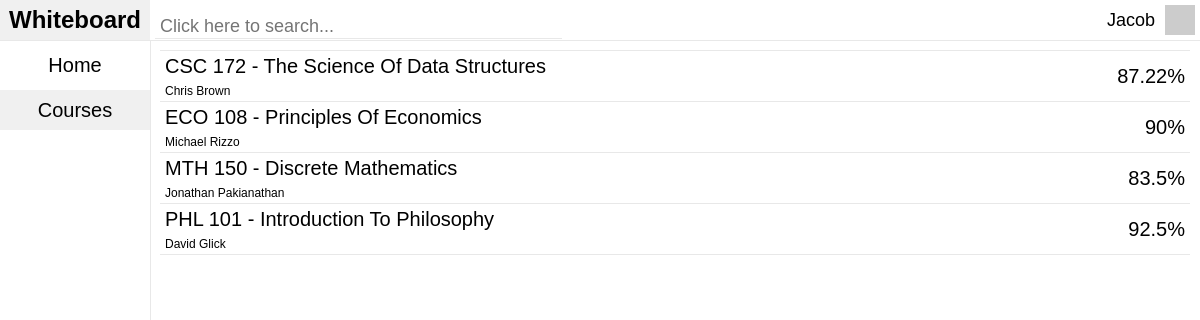
The app's page /site/courses.php (signed in) with its own data.
### tables this page shows
CREATE TABLE IF NOT EXISTS `sectionStudents` (
  `sectionStudentID` int(10) unsigned NOT NULL AUTO_INCREMENT,
  `is_active` tinyint(1) NOT NULL,
  `userID` int(10) unsigned NOT NULL,
  `sectionID` int(10) unsigned NOT NULL,
  `is_pass_fail` tinyint(1) NOT NULL,
  `is_satisfactory_fail` tinyint(1) NOT NULL,
  `is_no_credit` tinyint(1) NOT NULL,
  PRIMARY KEY (`sectionStudentID`,`userID`,`sectionID`),
  KEY `fk_sectionStudents_users1_idx` (`userID`),
  KEY `fk_sectionStudents_sections1_idx` (`sectionID`)
);

CREATE TABLE IF NOT EXISTS `courses` (
  `courseID` int(10) unsigned NOT NULL AUTO_INCREMENT,
  `school` varchar(64) NOT NULL,
  `department` char(3) NOT NULL,
  `number` smallint(3) unsigned NOT NULL,
  `type` enum('MAIN_COURSE','LAB','RECITATION','WORKSHOP') NOT NULL,
  `title` varchar(64) NOT NULL,
  `description` text NOT NULL,
  `credits` decimal(2,1) unsigned NOT NULL,
  `requirements` text,
  `clusters` text COMMENT 'This should be removed and expanded into a whole tables, but for now we''re not dealing with clusters and just leaving them as text.',
  `prerequisites` text,
  `cross_listed` text,
  PRIMARY KEY (`courseID`),
  UNIQUE KEY `courseID_UNIQUE` (`courseID`)
);

CREATE TABLE IF NOT EXISTS `users` (
  `userID` int(10) unsigned NOT NULL AUTO_INCREMENT,
  `type` enum('STUDENT','TEACHER','ADMIN') NOT NULL,
  `username` varchar(64) NOT NULL,
  `password_hash` char(255) NOT NULL,
  `email` varchar(64) NOT NULL,
  `activation_hash` char(40) DEFAULT NULL,
  `is_active` tinyint(1) DEFAULT NULL COMMENT 'NULL = is banned',
  `password_reset_hash` char(40) DEFAULT NULL,
  `password_reset_time` int(10) unsigned DEFAULT NULL,
  `rememberme_token` char(64) DEFAULT NULL,
  `failed_logins` tinyint(3) unsigned NOT NULL DEFAULT '0' COMMENT 'Ban them after 255 failed logins',
  `last_failed_login_time` int(10) unsigned DEFAULT NULL,
  `registration_ip` varchar(39) DEFAULT NULL COMMENT 'Might remove this',
  `name_first` varchar(64) NOT NULL,
  `name_last` varchar(64) NOT NULL,
  `name_suffix` varchar(10) NOT NULL,
  `expected_graduation` smallint(5) unsigned DEFAULT NULL,
  `birth_year` smallint(6) NOT NULL,
  `birth_day` tinyint(2) DEFAULT NULL,
  `birth_month` tinyint(2) unsigned DEFAULT NULL,
  `registration_time` int(10) unsigned NOT NULL,
  PRIMARY KEY (`userID`)
);

CREATE TABLE IF NOT EXISTS `sectionGrades` (
  `sectionGradeID` int(10) unsigned NOT NULL AUTO_INCREMENT,
  `sectionID` int(10) unsigned NOT NULL,
  `userID` int(10) unsigned NOT NULL,
  `grade` text,
  `finalized` tinyint(1) NOT NULL DEFAULT '0',
  PRIMARY KEY (`sectionGradeID`)
);

### site/classes/Login.php (called while the page is built, shortened)
<?php
class Login
{
	public $db_connection = null;
	private $type = "";
	private $user_is_logged_in = false;
	public function databaseConnection()
	{
		if ($this->db_connection != null) {
			return true;
		} else {
			try {
				$this->db_connection = new PDO('mysql:host='. DB_HOST .';dbname='. DB_NAME . ';charset=utf8', DB_USER, DB_PASS);
				return true;
			} catch (PDOException $e) {
				$this->errors[] = "Database connection problem." . $e->getMessage();
			}
		}
		return false;
	}
	private function loginWithSessionData()
	{
		$this->email = $_SESSION['email'];
		$this->type = $_SESSION['type'];
		$this->user_is_logged_in = true;
	}
	public function isUserLoggedIn()
	{
		return $this->user_is_logged_in;
	}
	public function getType()
	{
		return $this->type;
	}
	public function getGravatarImageUrl($email, $s = 50, $d = 'mm', $r = 'g', $atts = array() )
	{
		$url = 'http://www.gravatar.com/avatar/';
		$url .= md5(strtolower(trim($email)));
		$url .= "?s=$s&d=$d&r=$r&f=y";
		$url = '<img src="' . $url . '"';
		$url .= ' />';
	}
}

### site/courses.php (the view, shortened to what this page needs)
<?php
require_once($_SERVER['DOCUMENT_ROOT'] .'/classes/Login.php');
require_once($_SERVER['DOCUMENT_ROOT'] .'/included/header.php');
?>
<link rel="stylesheet" type="text/css" href="../../included/css/courses.css">
<?php
if ($login->databaseConnection()) {
	if(isset($_GET['c'])) {
		echo "Loading...";
	} elseif(isset($_GET['s'])) {
		echo "Loading...";
	} else {
		echo "<div id='mainContentContainerContent' class='mainContentContainerContent'>";
		if($login->getType() == "TEACHER"){
			$query_sectionTeachers = $login->db_connection->prepare('SELECT * FROM sectionTeachers WHERE userID = :userID ORDER BY sectionID ASC');
				$query_sectionTeachers->bindValue(':userID', $_SESSION['userID'], PDO::PARAM_STR);
				$query_sectionTeachers->execute();
			if($query_sectionTeachers->rowCount() == 0) {
				echo "You do not currently teach any sections";
			}
			$i = 0;
			while($sectionTeachers = $query_sectionTeachers->fetchObject()) {
				$query_section = $login->db_connection->prepare('SELECT * FROM sections WHERE sectionID = :sectionID');
					$query_section->bindValue(':sectionID', $sectionTeachers->sectionID, PDO::PARAM_STR);
					$query_section->execute();
					$section = $query_section->fetchObject();
				$query_course = $login->db_connection->prepare('SELECT * FROM courses WHERE courseID = :courseID');
					$query_course->bindValue(':courseID', $section->courseID, PDO::PARAM_STR);
					$query_course->execute();
					$course = $query_course->fetchObject();
				$query_sectionTeacher = $login->db_connection->prepare('SELECT * FROM sectionTeachers WHERE sectionID = :sectionID');
					$query_sectionTeacher->bindValue(':sectionID', $section->sectionID, PDO::PARAM_STR);
					$query_sectionTeacher->execute();
					$sectionTeacher = $query_sectionTeacher->fetchObject();
				$query_sectionTeacherData = $login->db_connection->prepare('SELECT name_first, name_last FROM users WHERE userID = :userID');
					$query_sectionTeacherData->bindValue(':userID', $sectionTeacher->userID, PDO::PARAM_STR);
					$query_sectionTeacherData->execute();
					$sectionTeacherData = $query_sectionTeacherData->fetchObject();
				echo "<a href='../courses/?s=". $section->sectionID ."' class='noUnderline'>";
				echo "<div id='coursesCourseContainer' class='coursesCourseContainer' ". ((!$i++)? "style='border-top: solid 1px rgb(232,232,232);'" : "") ." >";
				echo "<div id='coursesCourseTitle' class='coursesCourseTitle'>";
				echo $course->department ." ". $course->number ." - ". ucwords(strtolower($course->title));
				echo "</div>";
				echo "<div id='coursesCourseTeacher' class='coursesCourseTeacher'>";
				if($sectionTeacherData->name_first == "") {
					echo "No instructor assigned";
				} else {
					echo "". $sectionTeacherData->name_first ." ". $sectionTeacherData->name_last ."";
				}
				echo "</div>";
				echo "</div>";
				echo "</a>";
			}
		} elseif($login->getType() == "STUDENT"){
			$query_sectionStudents = $login->db_connection->prepare('SELECT * FROM sectionStudents WHERE userID = :userID ORDER BY sectionID ASC');
				$query_sectionStudents->bindValue(':userID', $_SESSION['userID'], PDO::PARAM_STR);
				$query_sectionStudents->execute();
			$i = 0;
			while($sectionStudents = $query_sectionStudents->fetchObject()) {
				$query_section = $login->db_connection->prepare('SELECT * FROM sections WHERE sectionID = :sectionID');
					$query_section->bindValue(':sectionID', $sectionStudents->sectionID, PDO::PARAM_STR);
					$query_section->execute();
					$section = $query_section->fetchObject();
				$query_course = $login->db_connection->prepare('SELECT * FROM courses WHERE courseID = :courseID');
					$query_course->bindValue(':courseID', $section->courseID, PDO::PARAM_STR);
					$query_course->execute();
					$course = $query_course->fetchObject();
				$query_sectionTeacher = $login->db_connection->prepare('SELECT * FROM sectionTeachers WHERE sectionID = :sectionID');
					$query_sectionTeacher->bindValue(':sectionID', $section->sectionID, PDO::PARAM_STR);
					$query_sectionTeacher->execute();
					$sectionTeacher = $query_sectionTeacher->fetchObject();
				$query_sectionTeacherData = $login->db_connection->prepare('SELECT name_first, name_last FROM users WHERE userID = :userID');
					$query_sectionTeacherData->bindValue(':userID', $sectionTeacher->userID, PDO::PARAM_STR);
					$query_sectionTeacherData->execute();
					$sectionTeacherData = $query_sectionTeacherData->fetchObject();
				$query_sectionGrade = $login->db_connection->prepare('SELECT * FROM sectionGrades WHERE userID = :userID AND sectionID = :sectionID');
					$query_sectionGrade->bindValue(':userID', $_SESSION['userID'], PDO::PARAM_STR);
					$query_sectionGrade->bindValue(':sectionID', $section->sectionID, PDO::PARAM_STR);
					$query_sectionGrade->execute();
					$sectionGrade = $query_sectionGrade->fetchObject();
				echo "<a href='../courses/?s=". $section->sectionID ."' class='noUnderline'>";
				echo "<div id='coursesCourseContainer' class='coursesCourseContainer' ". ((!$i++)? "style='border-top: solid 1px rgb(232,232,232);'" : "") ." >";
				echo "<div id='coursesCourseTitle' class='coursesCourseTitle'>";
				echo $course->department ." ". $course->number ." - ". ucwords(strtolower($course->title));
				echo "</div>";
				echo "<div id='coursesCourseTeacher' class='coursesCourseTeacher'>";
				if($sectionTeacherData->name_first == "") {
					echo "No instructor assigned";
				} else {
					echo "". $sectionTeacherData->name_first ." ". $sectionTeacherData->name_last ."";
				}
				echo "</div>";
				echo "<div id='assignmentsAssignmentGrade' class='assignmentsAssignmentGrade'>";
				if($sectionGrade->grade != NULL) {
					echo round((double)$sectionGrade->grade, 2) ."%";
				} else {
					echo "&ndash;";
					echo $query_sectionGrade->grade;
				}
				echo "</div>";
				echo "</div>";
				echo "</a>";
			}
		}
	}
} else {
	echo "There was an error with your request. Please try again later.";
}
include($_SERVER['DOCUMENT_ROOT'] .'/included/footer.php');
?>

### site/included/css/header.css (style rules this page uses)
body { font-family: Arial, sans-serif; font-size: 12px; margin: 0px; }
a { color: inherit; }
.mainContentContainerContent { padding:10px; overflow: auto; }
.noUnderline { text-decoration: none; }
.coursesCourseContainer { border-bottom: solid 1px rgb(232,232,232); height:50px; -webkit-transition: background-color .3s; padding-left:5px; padding-right:5px; }
.coursesCourseTitle { line-height: 30px; font-size: 20px; }
.coursesCourseTeacher { line-height: 20px; }

### site/included/css/courses.css (style rules this page uses)
.assignmentsAssignmentGrade { line-height: 30px; font-size: 20px; width: 100px; float: right; text-align: right; margin-top:-40px; }

### records on screen
sectionstudents: courses.department "CSC", courses.number "172", courses.title "The Science Of Data Structures", users.name_first "Chris", users.name_last "Brown", sectiongrades.grade "87.22"
sectionstudents: courses.department "ECO", courses.number "108", courses.title "Principles Of Economics", users.name_first "Michael", users.name_last "Rizzo", sectiongrades.grade "90"
sectionstudents: courses.department "MTH", courses.number "150", courses.title "Discrete Mathematics", users.name_first "Jonathan", users.name_last "Pakianathan", sectiongrades.grade "83.5"
sectionstudents: courses.department "PHL", courses.number "101", courses.title "Introduction To Philosophy", users.name_first "David", users.name_last "Glick", sectiongrades.grade "92.5"

### other values on screen
$_SESSION['name_first'] "Jacob"
